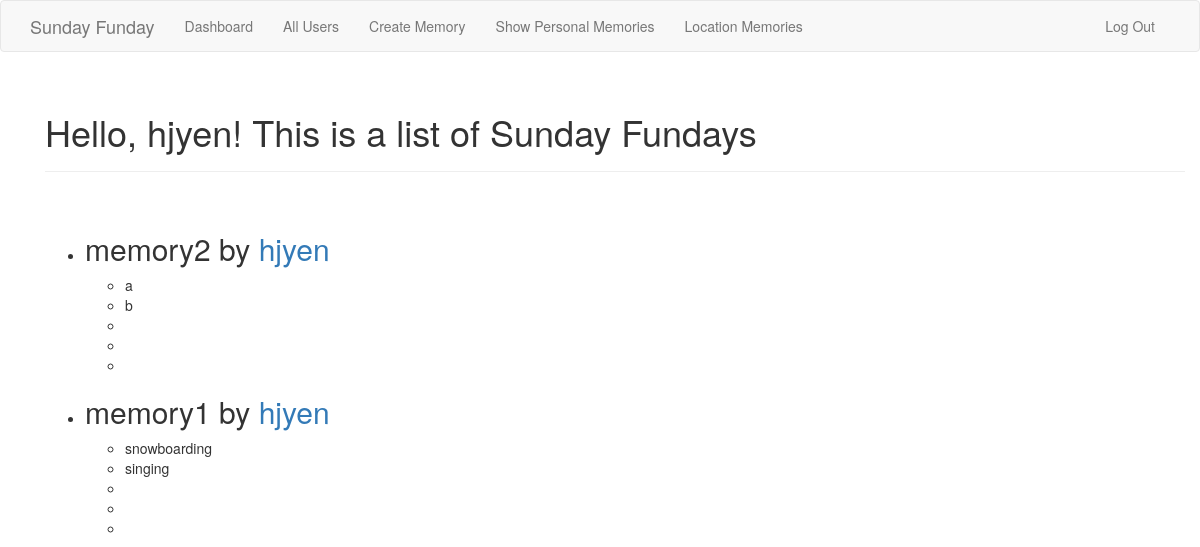
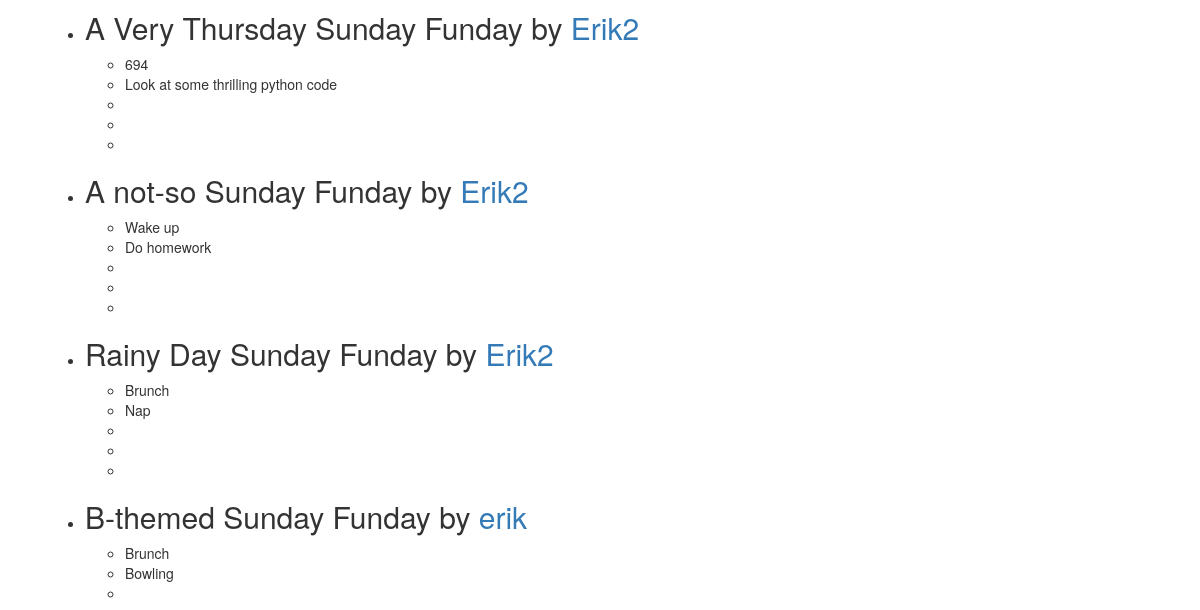
Before: /show (signed in) with the older database file (2 pictures, top to bottom).
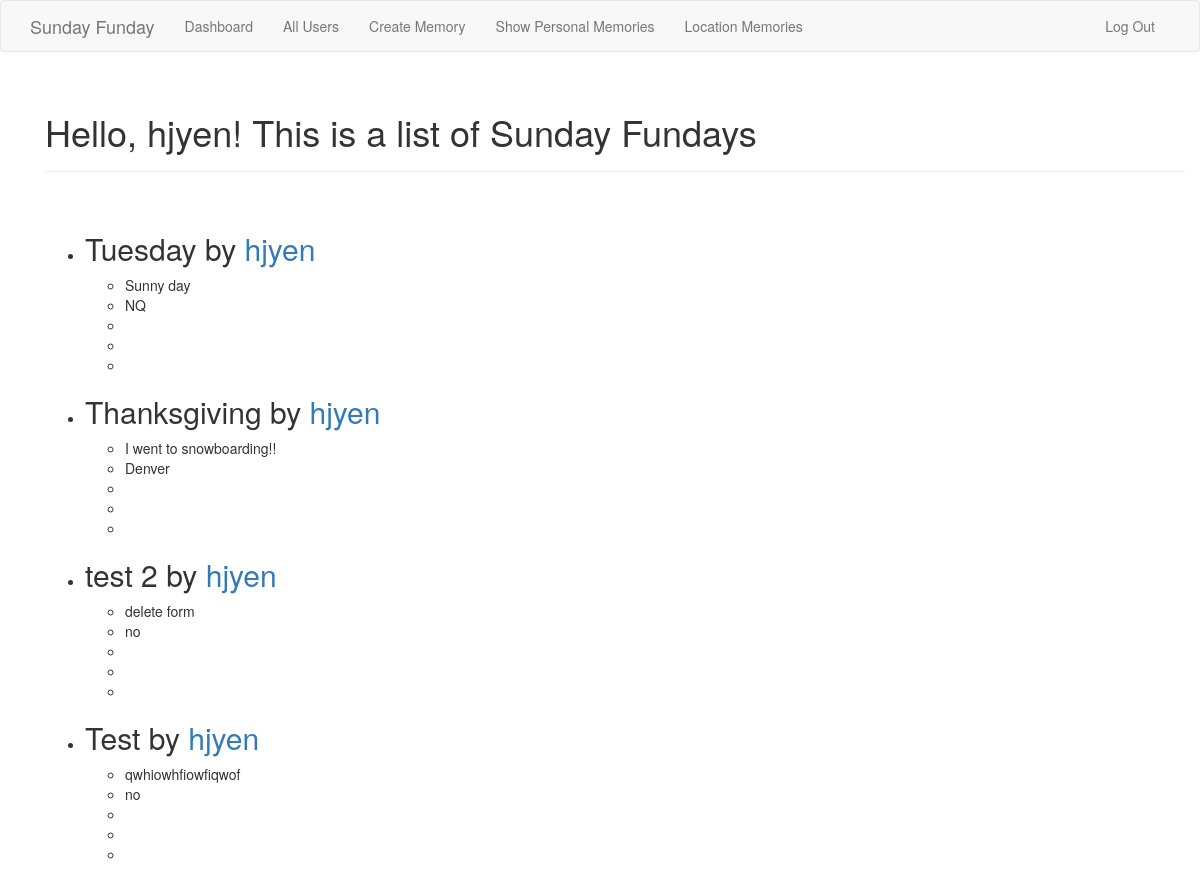
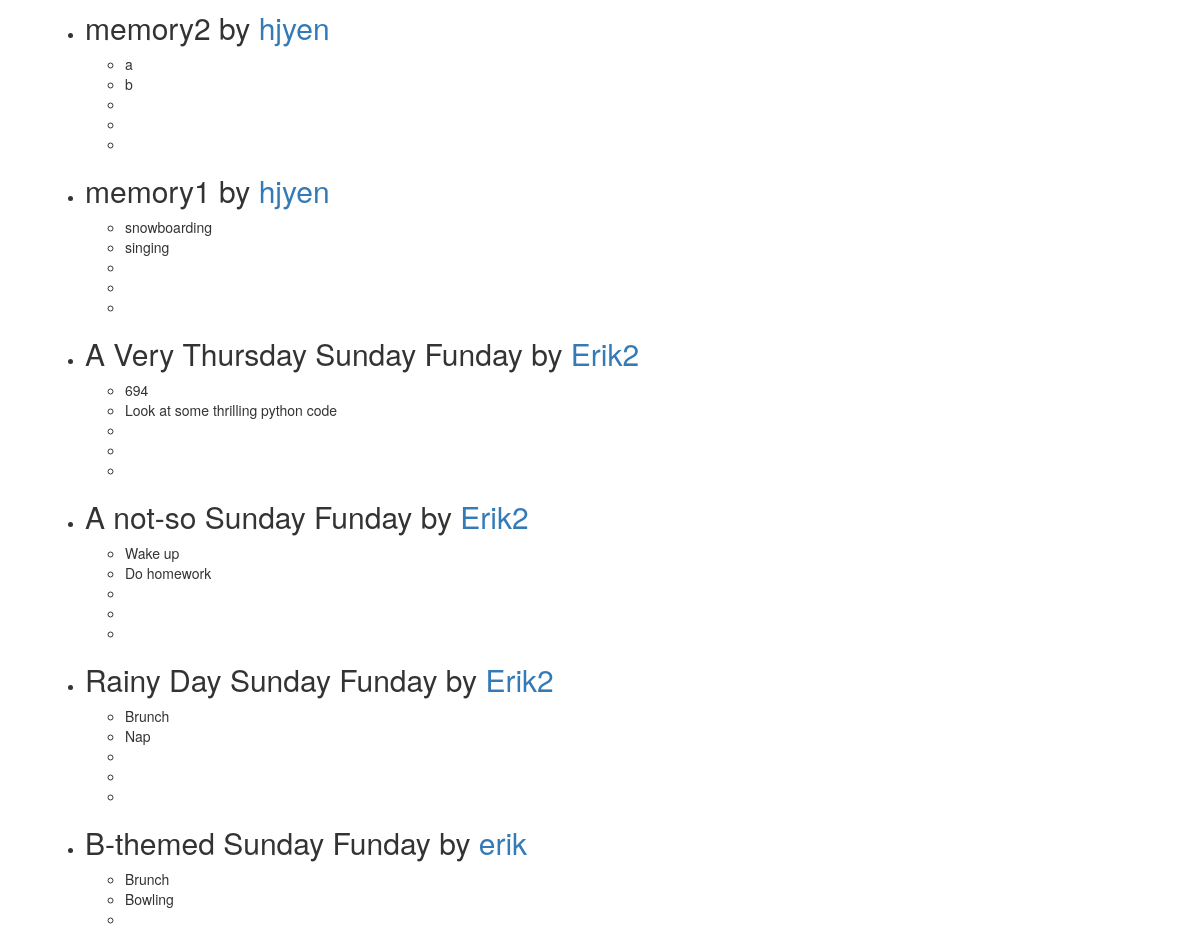
After: the same page with the newer database file (2 pictures, top to bottom).
### application.py (models this page shows, shortened)
class User(UserMixin, db.Model):
    __tablename__ = 'users'
    id = db.Column(db.Integer, primary_key=True)
    email = db.Column(db.String(64), unique=True, index=True)
    username = db.Column(db.String(64), unique=True, index=True)
    password_hash = db.Column(db.String(128))
    posts = db.relationship('Funday',
                               foreign_keys=[Funday.author_id],
                               backref=db.backref('author', lazy='joined'),
                               lazy='dynamic')
    ready = db.Column(db.String(64), nullable=True)
    followed = db.relationship('Follow',
                               foreign_keys=[Follow.follower_id],
                               backref=db.backref('follower', lazy='joined'),
                               lazy='dynamic',
                               cascade='all, delete-orphan')
    followers = db.relationship('Follow',
                                foreign_keys=[Follow.followed_id],
                                backref=db.backref('followed', lazy='joined'),
                                lazy='dynamic',
                                cascade='all, delete-orphan')
    @property
    def password(self):
        raise AttributeError('password is not a readable attribute')

class Funday(db.Model):
    __tablename__ = 'fundays'
    id = db.Column(db.Integer, primary_key=True, autoincrement=True)
    title = db.Column(db.Text)
    thing1 = db.Column(db.Text)
    thing2 = db.Column(db.Text)
    timestamp = db.Column(db.DateTime, index=True, default=datetime.utcnow)
    author_id = db.Column(db.Integer, db.ForeignKey('users.id'))

### application.py (the view)
@app.route('/show', methods=['GET']) #define the route for <server>/
@login_required
def show(): #index function
    fundays=Funday.query.order_by(Funday.timestamp.desc()).all()
    return render_template('show.html', fundays=fundays)

### application.py (called while the page is built)
@login_manager.user_loader
def load_user(user_id):
    return User.query.get(int(user_id))

### templates/show.html (shortened to what this page needs)
{% extends "base.html" %}
{% import "bootstrap/wtf.html" as wtf %}
{% block page_content %}
<div class="page-header">
    <h1>Hello, {{ current_user.username }}! This is a list of Sunday Fundays</h1>
</div>
<p>&nbsp;
<div class="post-list">
  <ul class="posts">
      {% for funday in fundays %}
      <li class="post">
          <div class="funday-content">
              <div class="post-info"><h2>{{ funday.title }} by <a href="/users/{{ funday.author.username }}">{{ funday.author.username }}</a></h2></div>
              <div class="post-body">
                <ul>
                    <li>  {{ funday.thing1 }}
                    <li>  {{ funday.thing2 }}
                    <li>  {{ funday.thing3 }}
                    <li>  {{ funday.thing4 }}
                    <li>  {{ funday.thing5 }}
                  </ul>
              </div>
          </div>
      </li>
      {% endfor %}
  </ul></div>
{% endblock %}

### templates/base.html (shortened to what this page needs)
{% extends "bootstrap/base.html" %}
{% block navbar %}
  <div class="navbar navbar-default" role="navigation">
    <div class="container">
        <div class="navbar-header">
          <a class="navbar-brand" href="/">Sunday Funday</a>
        </div>
        <div class="navbar-collapse collapse">
            <ul class="nav navbar-nav">
                <li><a href="/"> Dashboard</a></li>
            </ul>
            <ul class="nav navbar-nav">
                <li><a href="users">All Users</a></li>
            </ul>
            <ul class="nav navbar-nav">
                <li><a href="funday">Create Memory</a></li>
            </ul>
            <ul class="nav navbar-nav">
                <li><a href="show">Show Personal Memories</a></li>
            </ul>
            <ul class="nav navbar-nav">
                <li><a href="location">Location Memories</a></li>
            </ul>
            <ul class="nav navbar-nav navbar-right">
                {% if current_user.is_authenticated %}
                <li><a href="{{ url_for('logout') }}">Log Out</a></li>
                {% else %}
                <li><a href="{{ url_for('login') }}">Log In</a></li>
                {% endif %}
            </ul>
        </div>
      </div>
    </div>
{% endblock %}
{% block content %}
<div class="container">
<div class="container">
  {% block page_content %}blah{% endblock %}
</div>
{% endblock %}

Changed rows visible on the page:
added Funday: title "Tuesday", author.username "hjyen", thing1 "Sunny day", thing2 "NQ"
added Funday: title "Thanksgiving", author.username "hjyen", thing1 "I went to snowboarding!!", thing2 "Denver"
added Funday: title "test 2", author.username "hjyen", thing1 "delete form", thing2 "no"
added Funday: title "Test", author.username "hjyen", thing1 "qwhiowhfiowfiqwof", thing2 "no"
